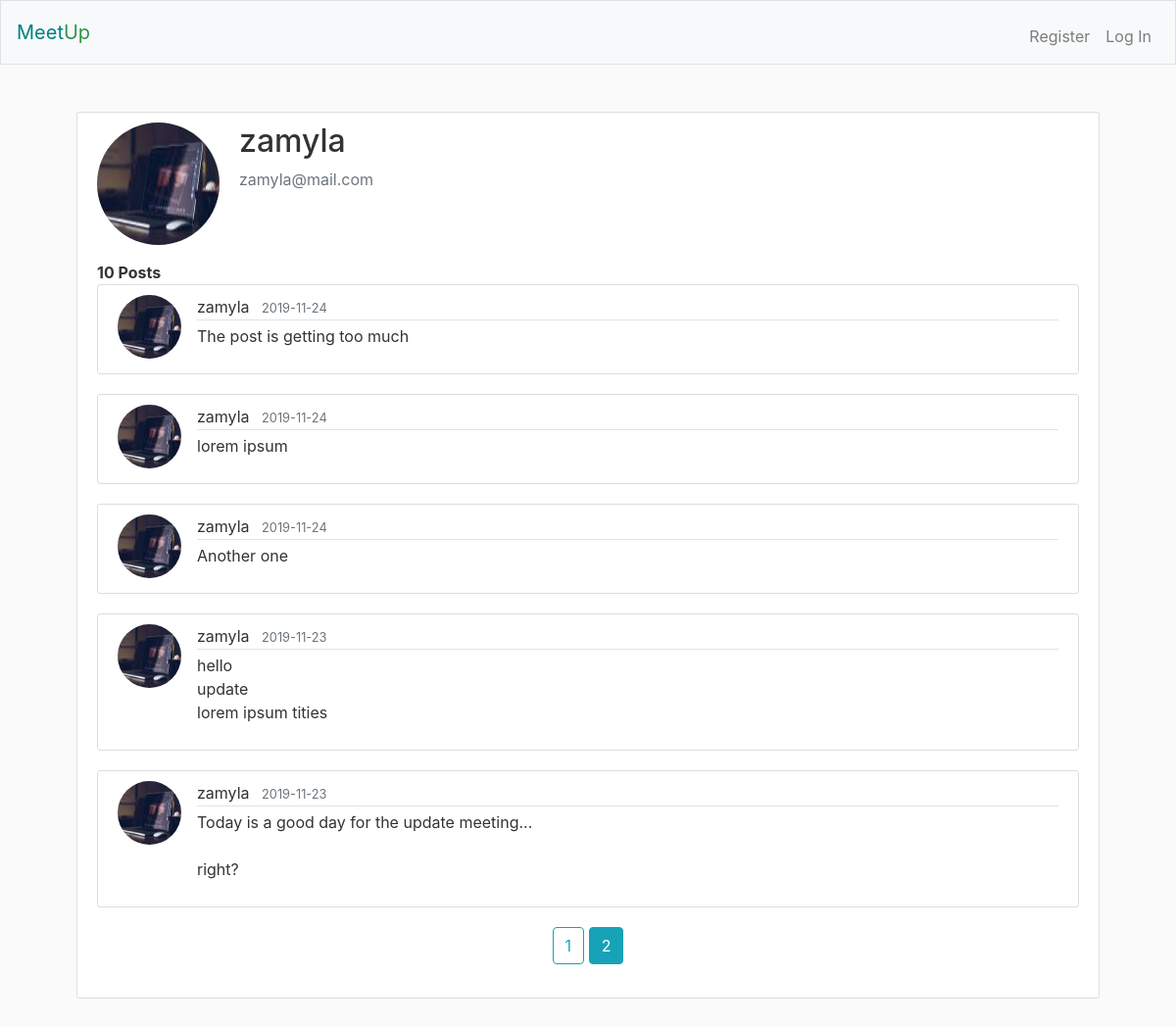
Page /users/zamyla?page=2 on the committed database.
### meetup/models.py (models this page shows, shortened)
class User(db.Model, UserMixin):
    id = db.Column(db.Integer, primary_key=True)
    username = db.Column(db.String(20), unique=True, nullable=False)
    email = db.Column(db.String(255), unique=True, nullable=False)
    image_file = db.Column(db.String(20), nullable=False, default='no-img.png')
    password = db.Column(db.String(60), nullable=False)
    posts = db.relationship('Post', backref='owner', lazy=True)

class Post(db.Model):
    id = db.Column(db.Integer, primary_key=True)
    message = db.Column(db.Text, nullable=False)
    posted_at = db.Column(db.DateTime, default=datetime.utcnow)
    owner_id = db.Column(db.Integer, db.ForeignKey('user.id'), nullable=False)

### meetup/users/routes.py (the view)
@users.route('/users/<string:username>')
def user_posts(username):
    page = request.args.get('page', 1, type=int)
    user = User.query.filter_by(username=username).first_or_404()
    posts = Post.query.filter_by(owner=user).order_by(
        Post.posted_at.desc()).paginate(page=page, per_page=5)
    return render_template('user_posts.html', posts=posts, user=user)

### meetup/templates/user_posts.html (shortened to what this page needs)
{% extends "layout.html" %}
{% block main %}
    <div class="media">
        <img class="rounded-circle account-img" src="{{ url_for('static', filename='profile-imgs/' + user.image_file) }}" />
        <div class="media-body">
            <h2 class="account-heading">{{ user.username }}</h2>
            <p class="text-secondary">{{ user.email }}</p>
        </div>
    </div>
    <div><strong>{{ posts.total }} Posts</strong></div>
    {% for post in posts.items %}
        <a id="post-link" href="{{ url_for('posts.post', post_id=post.id) }}">
            <article class="media content-section">
                <img class="rounded-circle article-img" src="{{ url_for('static', filename='profile-imgs/' + post.owner.image_file) }}" />
            <div class="media-body">
                <div class="article-metadata">
                    <span class="mr-2">{{ post.owner.username }}</span>
                    <small class="text-muted">{{ post.posted_at.strftime('%Y-%m-%d') }}</small>
                </div>
                <p class="article-content">{{ post.message }}</p>
            </div>
            </article>
        </a>
    {% endfor %}
    <div class="text-center">
    {% for page_num in posts.iter_pages(left_edge=1, right_edge=1, left_current=2, right_current=3) %}
        {% if page_num %}
            {% if posts.page == page_num %}
                <a class="btn btn-info mb-4" href="{{ url_for('users.user_posts', username=user.username, page=page_num) }}">{{ page_num }}</a>
            {% else %}
                <a class="btn btn-outline-info mb-4" href="{{ url_for('users.user_posts', username=user.username, page=page_num) }}">{{ page_num }}</a>
            {% endif%}
        {% else %}
            ...
        {% endif %}
    {% endfor %}
    </div>
{% endblock %}

### meetup/static/styles.css (style rules this page uses)
body { background: #fafafa; color: #333333; }
.article-content { white-space: pre-line; }
.article-img { height: 65px; width: 65px; margin-right: 16px; }
.article-metadata { padding-bottom: 1px; margin-bottom: 4px; border-bottom: 1px solid #e3e3e3 }
.content-section { background: #ffffff; padding: 10px 20px; border: 1px solid #dddddd; border-radius: 3px; margin-bottom: 20px; }
.account-img { height: 125px; width: 125px; margin-right: 20px; margin-bottom: 16px; }
#post-link { color: #333333; text-decoration: none; }

### rows in the picture
User: image_file (picture), username "zamyla", email "zamyla@mail.com"
Post: image_file (picture), owner.username "zamyla", posted_at "2019-11-24", message "The post is getting too much"
Post: image_file (picture), owner.username "zamyla", posted_at "2019-11-24", message "lorem ipsum"
Post: image_file (picture), owner.username "zamyla", posted_at "2019-11-24", message "Another one"
Post: image_file (picture), owner.username "zamyla", posted_at "2019-11-23", message "hello update lorem ipsum tities"
Post: image_file (picture), owner.username "zamyla", posted_at "2019-11-23", message "Today is a good day for the update meeting... right?"

### other values in the picture
{{ posts.total }} "10"
{{ page_num }} "1"
{{ page_num }} "2"
